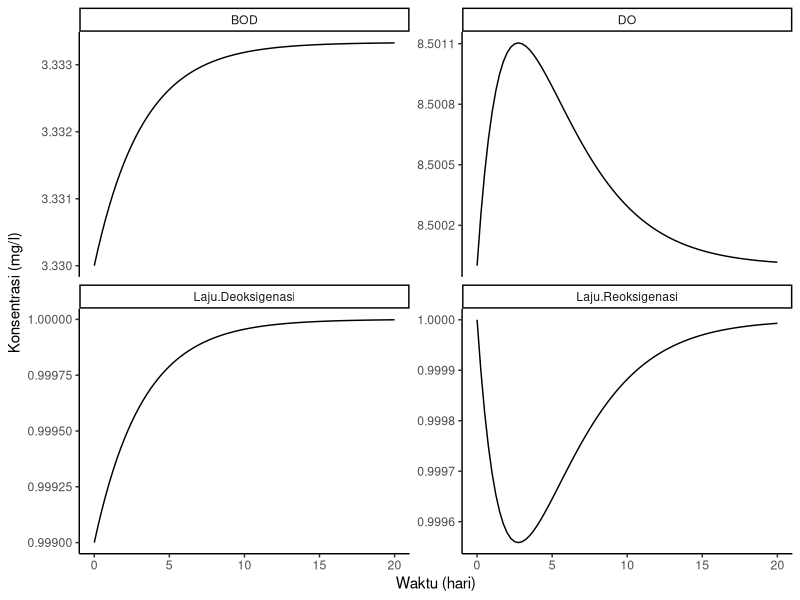

Here is the R script that generated this plot:
#-----------Memuat Library-----------

library(deSolve)
library(tidyverse)

#----------Spesifikasi Kondisi Awal dan Konstanta----------

stocks <- c(BOD = 3.33, DO = 8.5)
auxs <- c(BODinput = 1, k1 = 0.3, k2 = 0.4, DOsat = 11)

#----------Spesifikasi Durasi Simulasi----------

START <- 0
FINISH <- 20
STEP <- 0.25

simtime <- seq(START, FINISH, STEP)

#----------Fungsi Dinamika Sistem----------

model <- function(time, stocks, auxs){
  with(as.list(c(stocks, auxs)),{
    
    
    BODout <-  BOD * k1
    Deoksigenasi <-  BOD * k1
    Reoksigenasi <-  ( DOsat - DO ) * k2
    
    
    dBOD = BODinput  - BODout 
    dDO = Reoksigenasi  - Deoksigenasi 
    
    return(list(c(dBOD, dDO),
                `Laju Deoksigenasi` = Deoksigenasi,
                `Laju Reoksigenasi` = Reoksigenasi))
  })
}


#----------Simulasi----------

data <- data.frame(ode(y = stocks, times = simtime,
                   func = model, parms = auxs, method = "euler"))

#----------Visualisasi----------

data %>%
  gather(key = "parameter", value = "konsentrasi",
         -time) %>%
  ggplot(aes(x = time, y = konsentrasi)) +
  geom_line() +
  labs(x = "Waktu (hari)", y = "Konsentrasi (mg/l)") +
  facet_wrap(~parameter, scales = "free_y") +
  theme_classic()
